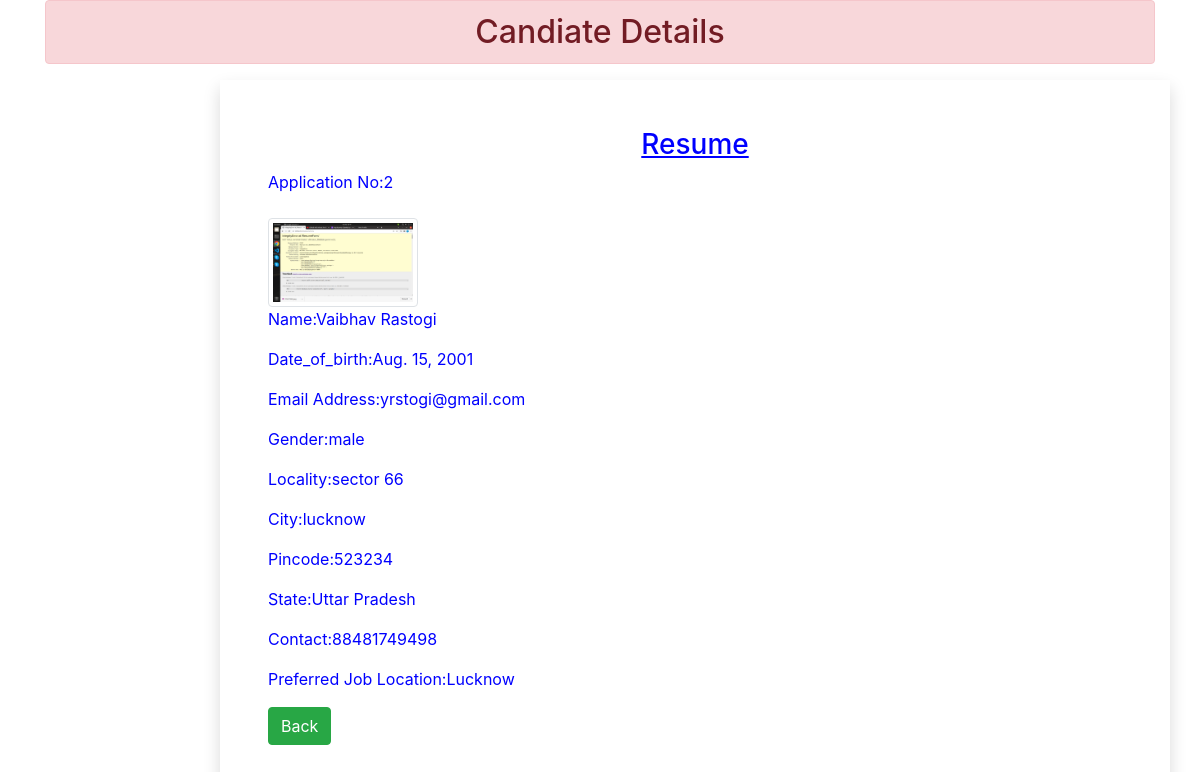
The app's page /showup/2 with its own data.
### VRmaker/models.py (models this page shows)
class Filldetails(models.Model):
    name=models.CharField(max_length=100)
    dob=models.DateField(auto_now=False,auto_now_add=False)
    email=models.EmailField(max_length=100)
    gender=models.CharField(max_length=100)
    locality=models.CharField(max_length=100)
    city=models.CharField(max_length=100)
    pincode=models.IntegerField(null=True)
    state=models.CharField(max_length=100)
    contact=models.IntegerField(null=True)
    preferredJL=models.CharField(max_length=100)
    image=models.ImageField(upload_to="myimage",null=True)

### VRmaker/views.py (the view)
# urls.py: path('showup/<int:id>',views.Showup.as_view(),name='showup'),
class Showup(View):
    def get(self,request,id):
        candidate=Filldetails.objects.get(pk=id)
        return render(request,'VRmaker/showup.html',{'candidates':candidate})

### VRmaker/templates/VRmaker/showup.html (shortened to what this page needs)
{% extends 'VRmaker/base.html' %}
{% load static %}
{% block content %}
<div>
    <h2 class="alert alert-danger text-center">Candiate Details</h2>
</div>
<div class="row">
    <div class="col-sm-10 shadow p-5 offset-sm-2">
        <h3 class="text-center" ><u>Resume</u></h3>
        <p class="text-end">Application No:{{candidates.id}}</p>
        <img src="{{candidates.image.url}}" alt="" width="150" height="150" class="img-fluid img-thumbnail mt-2 float-end">
        <p>Name:{{candidates.name}}</p>
        <p>Date_of_birth:{{candidates.dob}}</p>
        <p>Email Address:{{candidates.email}}</p>
        <p>Gender:{{candidates.gender}}</p>
        <p>Locality:{{candidates.locality}}</p>
        <p>City:{{candidates.city}}</p>
        <p>Pincode:{{candidates.pincode}}</p>
        <p>State:{{candidates.state}}</p>
        <p>Contact:{{candidates.contact}}</p>
        <p>Preferred Job Location:{{candidates.preferredJL}}</p>
        <a href="{% url 'fillup' %}" class="btn btn-success">Back</a>
    </div>
</div>
{% endblock %}

### VRmaker/templates/VRmaker/showup.html (style rules this page uses)
body { background-color: white; color: blue; }

### records on screen
Filldetails: id "2", image (picture), name "Vaibhav Rastogi", dob "Aug. 15, 2001", email "yrstogi@gmail.com", gender "male", locality "sector 66", city "lucknow", pincode "523234", state "Uttar Pradesh", contact "88481749498", preferredJL "Lucknow"
